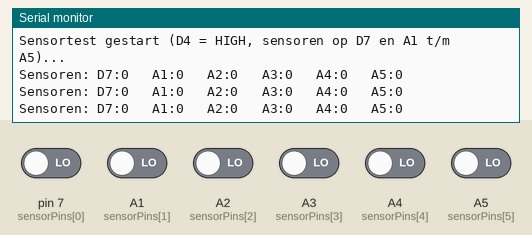
A sketch run on a simulated Arduino Uno, built with avr-gcc and run on an emulated ATmega328P. Shown: the last lines printed to the serial monitor. Inputs (shaded band) come from the test bench; at power-on: A1 (sensorPins[1]), A2 (sensorPins[2]), A3 (sensorPins[3]), A4 (sensorPins[4]), A5 (sensorPins[5]), pin 7 (sensorPins[0]) LOW.

Above: at 10.8 s.
10.9 s: pin 7 (sensorPins[0]) driven HIGH
At 15.5 s:
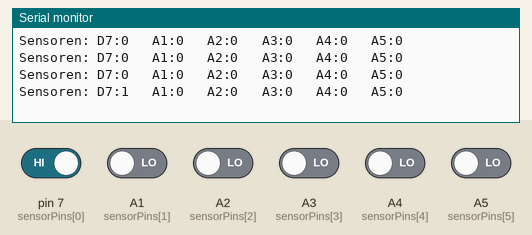
16.9 s: A1 (sensorPins[1]) driven HIGH
At 20.6 s:
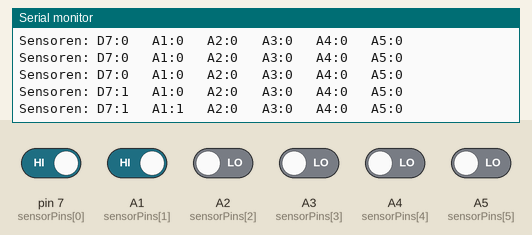
22.9 s: A2 (sensorPins[2]) driven HIGH
At 25.6 s:
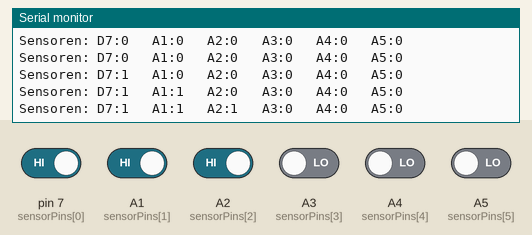
28.9 s: A3 (sensorPins[3]) driven HIGH
At 30.6 s:
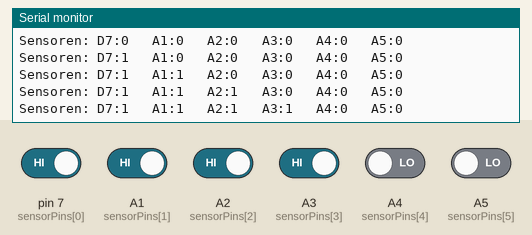
34.9 s: A4 (sensorPins[4]) driven HIGH
At 35.7 s:
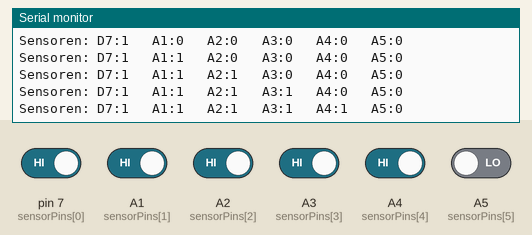
40.9 s: A5 (sensorPins[5]) driven HIGH
At 45.7 s:
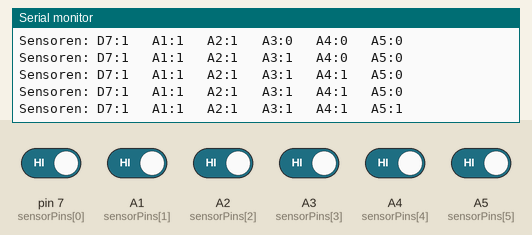

Measured:
- after the input at 10.9 s, the serial monitor: prints a new line after 4.2 s (image 1)
- after the input at 16.9 s, the serial monitor: prints a new line after 3.2 s (image 2)
- after the input at 22.9 s, the serial monitor: prints a new line after 2.2 s (image 3)
- after the input at 28.9 s, the serial monitor: prints a new line after 1.2 s (image 4)
- after the input at 34.9 s, the serial monitor: prints a new line after 0.16 s (image 5)
- after the input at 40.9 s, the serial monitor: prints a new line after 4.2 s (image 6)

The sketch:

Sensor_Program.ino
```cpp
// Pin D4 levert de 5V voeding voor de sensor
const int powerPin = 4;

// De 6 sensorpiningangen (sensor D2 zit nu op D7, de rest op A1 t/m A5)
const int sensorPins[] = {7, A1, A2, A3, A4, A5};
const String pinNames[] = {"D7", "A1", "A2", "A3", "A4", "A5"};
const int numSensors = 6;

void setup() {
  // Start seriële communicatie
  Serial.begin(9600);

  // Zet D4 hoog om de sensor van stroom te voorzien
  pinMode(powerPin, OUTPUT);
  digitalWrite(powerPin, HIGH);

  // Stel alle sensorpinnen in als digitale ingang
  for (int i = 0; i < numSensors; i++) {
    pinMode(sensorPins[i], INPUT);
  }

  Serial.println("Sensortest gestart (D4 = HIGH, sensoren op D7 en A1 t/m A5)...");
}

void loop() {
  Serial.print("Sensoren: ");

  // Lees alle sensoren uit en print de naam + waarde
  for (int i = 0; i < numSensors; i++) {
    int waarde = digitalRead(sensorPins[i]);

    Serial.print(pinNames[i]);
    Serial.print(":");
    Serial.print(waarde);
    Serial.print("   ");
  }

  Serial.println(); // Nieuwe regel

  // Wacht 5 seconden voor de volgende meting
  delay(5000);
}
```
